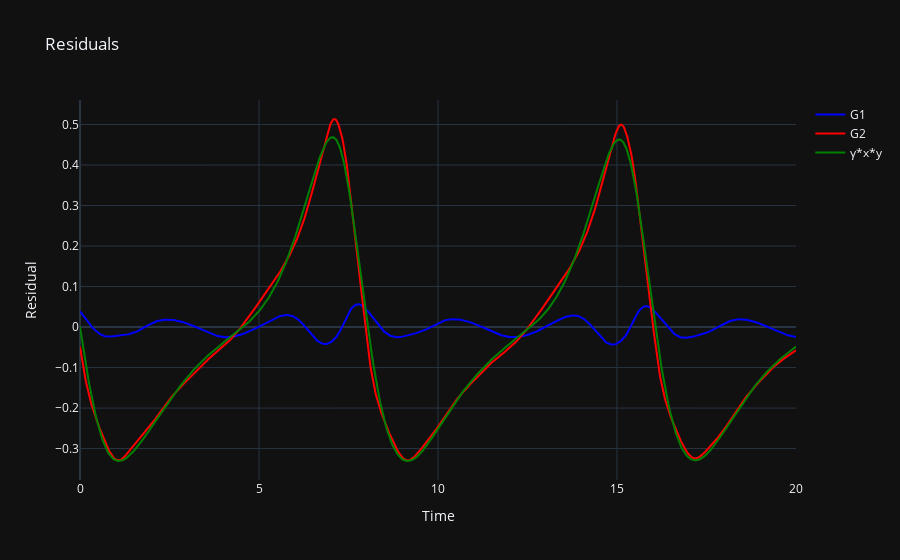

Notebook source saved alongside this figure:
### Code cell
y_missing = -LV.delta * y_pred + LV.gamma * x_pred * y_pred

# Plot the residuals
fig = go.Figure()
fig.add_trace(go.Scatter(x=t_f, y=res_x, mode='lines', name='G1', line=dict(color='blue')))
fig.add_trace(go.Scatter(x=t_f, y=res_y, mode='lines', name='G2', line=dict(color='red')))
fig.add_trace(go.Scatter(x=t_f, y=y_missing, mode='lines', name='γ*x*y', line=dict(color='green')))
fig.update_layout(title='Residuals', xaxis_title='Time', yaxis_title='Residual')
fig.show()

### Figure 1 — Plotly figure (JSON) as saved in the notebook; plotly's stock layout.template omitted (floating-point values rounded to 4 significant figures; data arrays with more than 128 entries replaced by an {"elided": "..."} marker saying what was removed)
{"data": [{"line": {"color": "blue"}, "mode": "lines", "name": "G1", "type": "scatter", "x": {"elided": "1000 float values"}, "y": {"elided": "1000 float values"}}, {"line": {"color": "red"}, "mode": "lines", "name": "G2", "type": "scatter", "x": {"elided": "1000 float values"}, "y": {"elided": "1000 float values"}}, {"line": {"color": "green"}, "mode": "lines", "name": "γ*x*y", "type": "scatter", "x": {"elided": "1000 float values"}, "y": {"elided": "1000 float values"}}], "layout": {"title": {"text": "Residuals"}, "xaxis": {"title": {"text": "Time"}}, "yaxis": {"title": {"text": "Residual"}}}}
